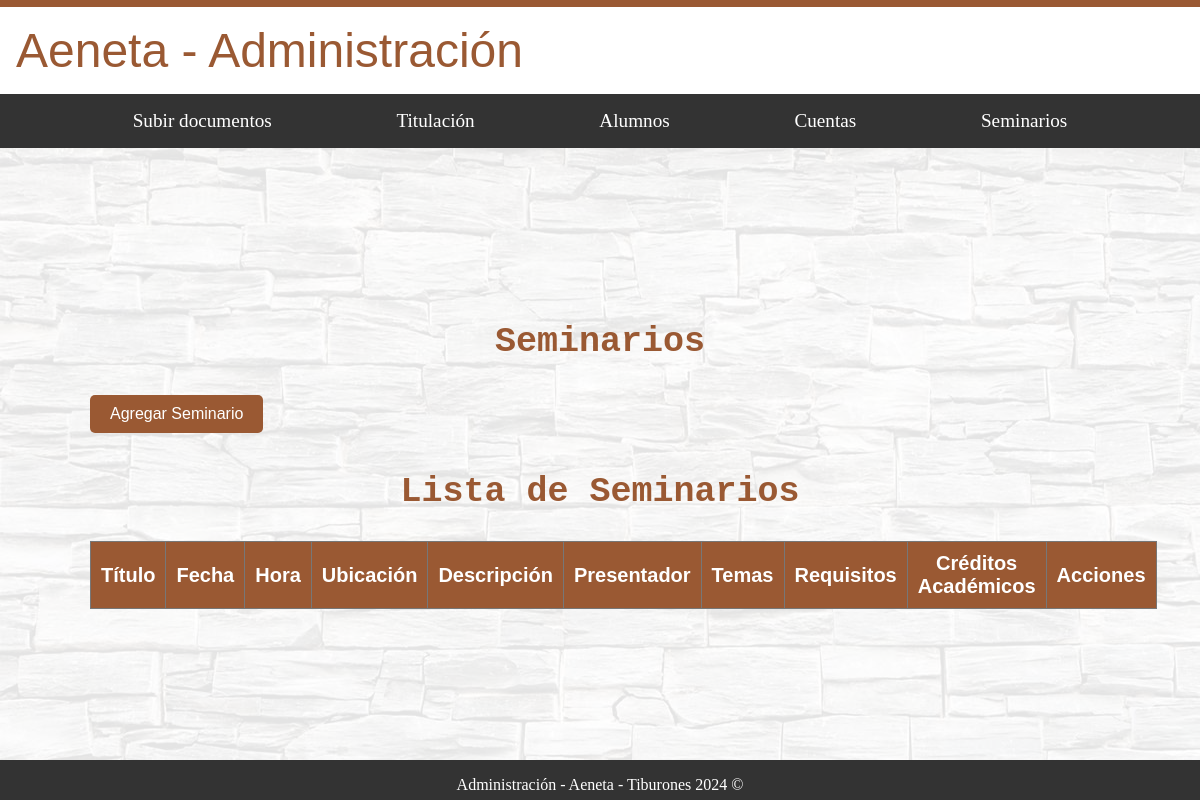
The app's page /administracion/seminarios/, older data.
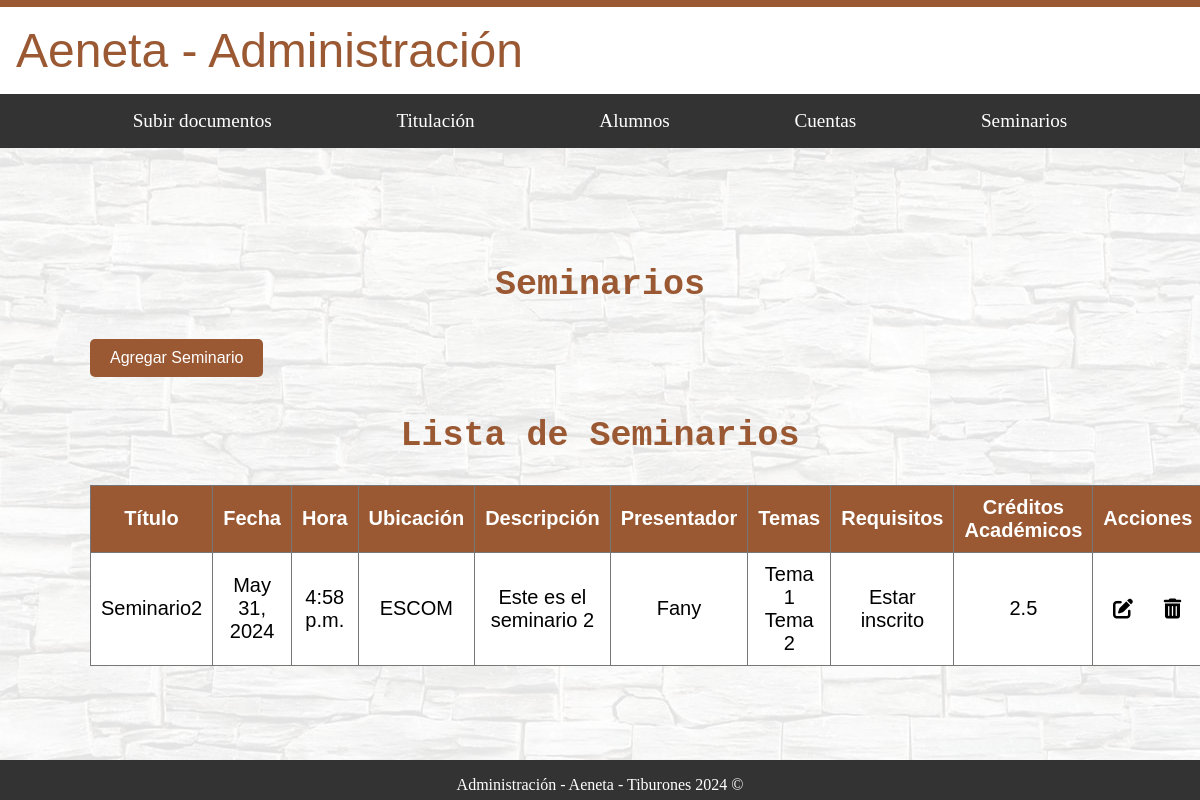
The same page, newer data.
### administracion/models.py (models this page shows, shortened)
class Seminario(models.Model):
    titulo = models.CharField(max_length=200)
    fecha = models.DateField()
    hora = models.TimeField()
    ubicacion = models.CharField(max_length=200)
    descripcion = models.TextField()
    presentador = models.CharField(max_length=100)
    temas = models.TextField()
    requisitos = models.TextField()
    creditos_academicos = models.DecimalField(max_digits=3, decimal_places=1)

### administracion/views.py (the view)
# urls.py: path('seminarios/', views.seminarios, name='seminarios'),
def seminarios(request):
    if request.method == 'POST':
        form = SeminarioForm(request.POST)
        if form.is_valid():
            form.save()
            return redirect('administracion:seminarios')
        else:
            print("Errores en el formulario:", form.errors)  # Imprime los errores del formulario si no es válido
    else:
        form = SeminarioForm()
    seminarios = Seminario.objects.all()
    return render(request, 'administracion/seminarios.html', {'form': form, 'seminarios': seminarios})

### administracion/forms.py (called while the page is built, shortened)
    def format_value(self, value):
        if value is None:
            return ''

### administracion/templates/administracion/seminarios.html (shortened to what this page needs)
{% extends "base_generic_Administracion.html" %}
{% block content %}
  <div id="fondo">
    <div class="contenedor_principal letra_texto">
      <h1 class="letra_titulos">Seminarios</h1>
      <button id="agregarSeminarioBtn" class="btn btn-success">Agregar Seminario</button>
      <h2 class="letra_titulos">Lista de Seminarios</h2>
      <table class="table table-striped">
        <thead>
          <tr>
            <th>Título</th>
            <th>Fecha</th>
            <th>Hora</th>
            <th>Ubicación</th>
            <th>Descripción</th>
            <th>Presentador</th>
            <th>Temas</th>
            <th>Requisitos</th>
            <th>Créditos Académicos</th>
            <th>Acciones</th>
          </tr>
        </thead>
        <tbody>
          {% for seminario in seminarios %}
          <tr>
            <td>{{ seminario.titulo }}</td>
            <td>{{ seminario.fecha }}</td>
            <td>{{ seminario.hora }}</td>
            <td>{{ seminario.ubicacion }}</td>
            <td>{{ seminario.descripcion }}</td>
            <td>{{ seminario.presentador }}</td>
            <td>{{ seminario.temas }}</td>
            <td>{{ seminario.requisitos }}</td>
            <td>{{ seminario.creditos_academicos }}</td>
            <td class="acciones">
              <div>
                <a href="{% url 'administracion:editar_seminario' seminario.id %}" class="icon-link">
                  <i class="fas fa-edit"></i>
                </a>
                <a href="{% url 'administracion:eliminar_seminario' seminario.id %}" class="icon-link">
                  <i class="fas fa-trash-alt"></i>
                </a>
              </div>
            </td>
          </tr>
          {% endfor %}
        </tbody>
      </table>
    </div>
  </div>
{% endblock %}

### administracion/templates/base_generic_Administracion.html (shortened to what this page needs)
<!DOCTYPE html>
{%load static %}
<html lang="es">
<head>
    <link rel="stylesheet" type="text/css" href="{% static 'styles/home_administracion.css' %}">
    <link rel="stylesheet" type="text/css" href="{% static 'styles/subirDoc.css' %}">
    <link rel="stylesheet" type="text/css" href="{% static 'styles/base.css' %}">
    <link rel="stylesheet" type="text/css" href="{% static 'styles/informacion.css' %}">
    <link rel="stylesheet" type="text/css" href="{% static 'styles/nav_bar.css' %}">
    <link rel="stylesheet" type="text/css" href="{% static 'styles/alumno.css' %}">
    <link rel="stylesheet" type="text/css" href="{% static 'styles/crear_cuentas.css' %}">
    <link rel="stylesheet" type="text/css" href="{% static 'styles/administrar_cuentas.css' %}">
    <link rel="stylesheet" type="text/css" href="{% static 'styles/paginacion.css' %}">
    <link rel="stylesheet" type="text/css" href="{% static 'styles/calendario_titulacion.css' %}">
    <link rel="stylesheet" href="https://cdnjs.cloudflare.com/ajax/libs/font-awesome/6.0.0-beta3/css/all.min.css">
</head>
<body>
    <div id="nombre_sistema" class="header-flex-container">
        <a href="{% url 'administracion:home' %}">
            <span>Aeneta - Administración</span>
        </a>
    </div>
    <nav class="nav_bar" aria-label="Navegación principal">
        <a class="nav-link" href="{% url 'administracion:subir_documento' %}">Subir documentos</a>
        <div class="dropdown">
            <a class="nav-link">Titulación</a>
        </div>
        <a class="nav-link" href="{% url 'administracion:alumnos' %}">Alumnos</a>
        <div class="dropdown">
            <a class="nav-link">Cuentas</a>
        </div>
        <a class="nav-link" href="{% url 'administracion:seminarios' %}">Seminarios</a>
    </nav>
    {% block content %}{% endblock %}
    <footer>
        <p>Administración - Aeneta - Tiburones 2024 ©</p>
    </footer>
</body>
</html>

### administracion/static/styles/home_administracion.css (style rules this page uses)
html { margin: 0; padding: 0; overflow-x: hidden; box-sizing: border-box; }
.header-flex-container, #fondo, footer { width: 100%; max-width: 100%; box-sizing: border-box; }
body { margin: 0; padding: 0; min-height: 100vh; display: flex; flex-direction: column; }
.header-flex-container, #fondo, footer { width: 100%; }
#fondo { position: relative; flex: 1; display: flex; flex-direction: column; justify-content: center; }
#fondo::before { content: ''; background-image: url('/static/image_admin/fondos_admin/Fondo.jpg'); opacity: 0.1; top: 0; left: 0; bottom: 0; right: 0; position: absolute; z-index: -1; }
.contenedor_principal { position: relative; margin: auto; width: 85%; z-index: 2; padding: 10px; }
.letra_titulos { font-family: monospace; color: #9A5933; font-size: 35px; text-align: center; }
.letra_texto { font-family: sans-serif; color: black; font-size: 20px; text-align: justify; }
.header-flex-container { display: flex; justify-content: space-between; align-items: center; padding: 1rem; background-color: #fff; border-top: 7px solid #9A5933; font-family: 'Malgun Gothic Semilight', sans-serif; }
.header-flex-container span { font-size: 3rem; color: #9A5933; font-weight: 300; }
.header-flex-container a, .header-flex-container a:visited { text-decoration: none; color: inherit; }
footer { background: #333; color: white; text-align: center; height: 40px; width: 100%; }

### administracion/static/styles/subirDoc.css (style rules this page uses)
.contenedor_principal { position: relative; margin: auto; width: 85%; z-index: 2; padding: 10px; }
.letra_titulos { font-family: monospace; color: #9A5933; font-size: 35px; text-align: center; }
.letra_texto { font-family: sans-serif; color: black; font-size: 20px; text-align: justify; }

### administracion/static/styles/base.css (style rules this page uses)
.header-flex-container { display: flex; justify-content: space-between; align-items: center; }

### administracion/static/styles/nav_bar.css (style rules this page uses)
.nav_bar { display: flex; justify-content: space-evenly; align-items: center; position: sticky; top: 0; background: #333333; padding: .5rem .5rem; z-index: 1029; }
.nav-link, .dropbtn { color: white; text-decoration: none; padding: 0.5rem 0; font-size: 1.2rem; transition: opacity 0.3s; }
.dropdown { position: relative; display: inline-block; z-index: 1030; }

### administracion/static/styles/alumno.css (style rules this page uses)
table { width: 100%; border-collapse: collapse; background-color: white; }
table th, table td { border: 1px solid #777777; padding: 10px; text-align: center; }
thead th { background-color: #9A5933; color: #fff; }

### administracion/templates/administracion/seminarios.html (style rules this page uses)
.btn { padding: 10px 20px; margin: 10px 0; border: none; border-radius: 5px; text-decoration: none; color: white; display: inline-block; font-size: 16px; }
.btn-success { background-color: #9A5933; align-items: center; }
.acciones { justify-content: center; align-items: center; height: 100%; }
.acciones div { display: flex; justify-content: center; align-items: center; gap: 10px; height: 100%; }
.icon-link { color: inherit; text-decoration: none; display: flex; align-items: center; justify-content: center; background: none; border: none; padding: 5px; height: 100%; }
.icon-link { color: inherit; text-decoration: none; display: flex; align-items: center; justify-content: center; background: none; border: none; padding: 5px; height: 100%; width: 100%; }
.icon-link i { font-size: 20px; cursor: pointer; }

Row changes from the older to the newer data that the page shows:
added Seminario: titulo "Seminario2", fecha "May 31, 2024", hora "4:58 p.m.", ubicacion "ESCOM", descripcion "Este es el seminario 2", presentador "Fany", temas "Tema 1 Tema 2", requisitos "Estar inscrito", creditos_academicos "2.5"
